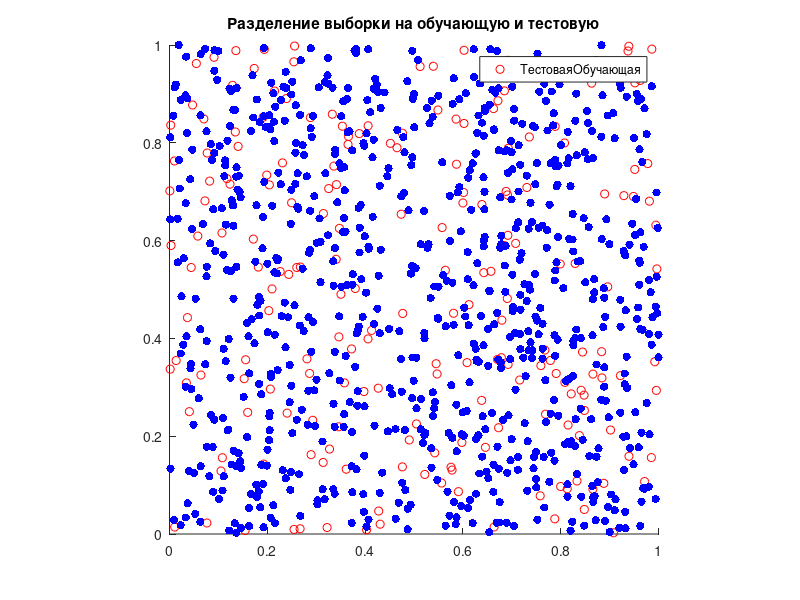

Recreate this plot in MATLAB. (Note: this script raises an error after producing the figure.)
rng(777);
N = 1000;
r = rand(2, N)';
K = 0.2;
testindecies = randperm(N, round(N * K));
baseindecies = 1:N;
baseindecies(testindecies) = [];
test = r(testindecies, :);
base = r(baseindecies, :);
 
figure
hold on
title('Разделение выборки на обучающую и тестовую');
scatter(test(:,1), test(:,2), 'r');
scatter(base(:,1), base(:,2), 'b', 'filled');
axis([0 1 0 1])
axis square
legend(["Тестовая" "Обучающая"]);
hold off
 
k = 4;
reshaped4 = reshape(r', [2 N/k k]);
k = 8;
reshaped8 = reshape(r', [2 N/k k]);

myplot(reshaped4, 1, 'Кросс-валидация, k = 4');
myplot(reshaped8, 1, 'Кросс-валидация, k = 8');